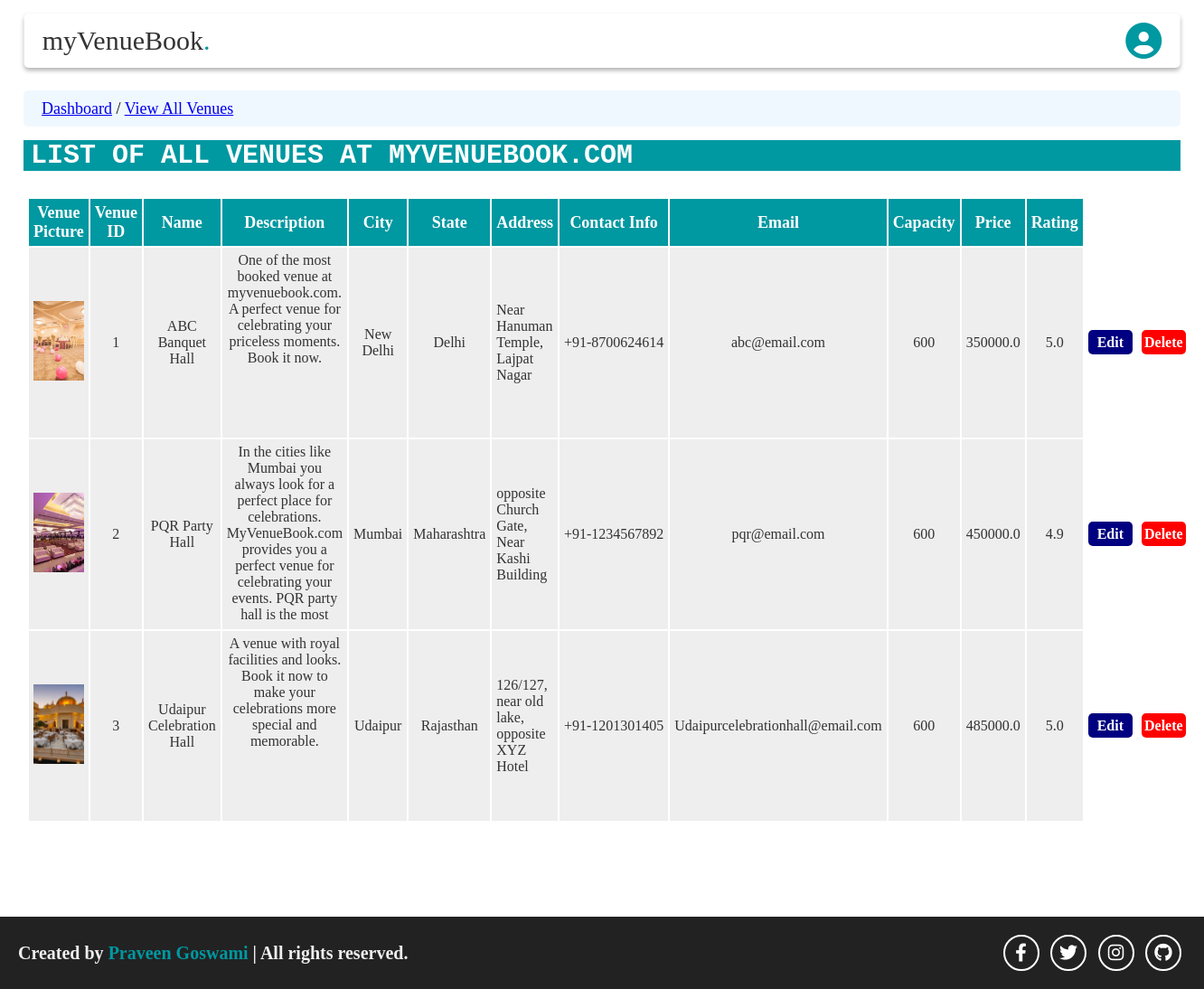
The page /administrator/viewallvenue/ (signed in) on the database its author committed.
### venue/models.py (models this page shows)
class venueTable(models.Model):
    venueId = models.AutoField(primary_key=True)
    venueName = models.CharField(max_length=100)
    venueDescription = models.TextField()
    venueCity = models.CharField(max_length=50)
    venueState = models.CharField(max_length=50)
    venueAddress = models.CharField(max_length=120)
    venueContactCountryCode = models.CharField(max_length=10, default='')
    venueContactNumber = models.CharField(max_length=20, default='')
    venueEmail = models.EmailField(max_length=100)
    venueCapacity = models.IntegerField()
    venueImage = models.ImageField(upload_to='media/', default='')
    venuePrice = models.FloatField()
    venueRating = models.FloatField()

### administrator/views.py (the view)
    def mod_someFunction(request):
        if 'adminUsername' in request.session.keys():
            return someFunction(request)
        else:
            return HttpResponseRedirect("http://localhost:8000/administrator/")

### administrator/views.py (called while the page is built)
def login_required_1(someFunction):
    def mod_someFunction(request):
        if 'adminUsername' in request.session.keys():
            return someFunction(request)
        else:
            return HttpResponseRedirect("http://localhost:8000/administrator/")
    return mod_someFunction

@login_required_1
def viewAllVenue(request):
    allVenues = venueModel.venueTable.objects.all()
    context = {'allvenues':allVenues}
    res = render(request,'administrator/viewAllVenue.html',context)
    return HttpResponse(res)

### templates/administrator/viewAllVenue.html (shortened to what this page needs)
<!DOCTYPE html>
{% extends 'administrator/adminMasterTemplate.html'%}
{% load static %}
    {% block CSS %}
        {{block.super}}
        <link rel="stylesheet" href="{% static 'css/administrator/viewAllVenue.css' %}">
    {% endblock CSS %}
    {% block home %}
    <section class="view-all-venue-home" id="home">
        <div class="navigator">
            <p><a href="http://localhost:8000/administrator/dashboard/">Dashboard</a> / <a href="#">View All Venues</a></p>
        </div>
        <div class="heading-container" >
            <h1 class="main-heading">List of All Venues at MyVenueBook.Com</h1>
        </div>
        <div class="venue-list-container">
            <table cellspacing="0" cellpadding="0">
                <tr class="table-heading">
                    <th>Venue Picture</th>
                    <th>Venue ID</th>
                    <th>Name</th>
                    <th>Description</th>
                    <th>City</th>
                    <th>State</th>
                    <th>Address</th>
                    <th>Contact Info</th>
                    <th>Email</th>
                    <th>Capacity</th>
                    <th>Price</th>
                    <th>Rating</th>
                </tr>
                {% for venue in allvenues %}
                <tr class="table-value">
                    <td id="venueimagecolumn"><img src="{{venue.venueImage.url}}"></td>
                    <td class="centeralign">{{venue.venueId}}</td>
                    <td class="centeralign">{{venue.venueName}}</td>
                    <td class="centeralign"><p id="venuedescription">{{venue.venueDescription}}</p></td>
                    <td class="centeralign">{{venue.venueCity}}</td>
                    <td class="centeralign">{{venue.venueState}}</td>
                    <td>{{venue.venueAddress}}</td>
                    <td class="centeralign">{{venue.venueContactCountryCode}}-{{venue.venueContactNumber}}</td>
                    <td class="centeralign">{{venue.venueEmail}}</td>
                    <td class="centeralign">{{venue.venueCapacity}}</td>
                    <td class="centeralign">{{venue.venuePrice}}</td>
                    <td class="centeralign">{{venue.venueRating}}</td>
                    <td class="centeralign button"><a id="editbutton" href="http://localhost:8000/administrator/editvenue/{{venue.venueId}}/">Edit</a></td>
                    <td class="centeralign button"><a id="deletebutton" onclick="return validate()" href="http://localhost:8000/administrator/deletevenue/{{venue.venueId}}/">Delete</a></td>
                </tr>
                {% endfor %}
            </table>
        </div>
    </section>
    {% endblock home %}

### static/css/administrator/adminMasterTemplate.css (style rules this page uses)
* { font-family: 'Times New Roman', Times, serif; padding: 0; margin: 0; box-sizing: border-box; text-decoration: none; text-transform: capitalize; }
html { overflow-x: hidden; font-size: 62.5%; }

### static/css/administrator/viewAllVenue.css (style rules this page uses)
* { text-transform: none; }
.view-all-venue-home { min-height: 100vh; display: flex; align-items: center; flex-direction: column; position: relative; padding:10rem 2.6rem; background: #fff; }
.view-all-venue-home .navigator { background-color: aliceblue; height:4rem; width:100%; border-radius: .5rem; display: flex; align-items: center; padding-left:2rem; }
.view-all-venue-home .navigator p { font-size:1.8rem; }
.view-all-venue-home .navigator p a { text-decoration: underline; font-family:'Times New Roman', Times, serif; }
.view-all-venue-home .heading-container { width:100%; }
.view-all-venue-home .main-heading { background-color: #0098a1; color:#fff; width:100%; text-transform: uppercase; font-family: 'Courier New', Courier, monospace; font-size:3rem; padding:0rem 0.8rem; margin-top: 1.5rem; }
.view-all-venue-home .venue-list-container { width:100%; margin-top:2.5rem; }
.view-all-venue-home .venue-list-container table { width:100%; padding:.5rem; }
.view-all-venue-home .venue-list-container table .table-heading th { background: #0098a1; border:.1px solid #fff; padding:.5rem; font-size:1.8rem; color:#fff; font-weight: bold; }
.view-all-venue-home .venue-list-container table .table-value td { background:#eee; border:.1px solid #fff; padding:.5rem; font-size:1.6rem; color:#333; }
.view-all-venue-home .venue-list-container table .table-value .centeralign { text-align: center; }
.view-all-venue-home .venue-list-container table .table-value .button { background: none; border:none; width:5%; }
.view-all-venue-home .venue-list-container table .table-value #editbutton { background: navy; color:#fff; padding:.5rem 1rem; border-radius:.5rem; font-weight:bold; }
.view-all-venue-home .venue-list-container table .table-value #deletebutton { background:red; color:#fff; padding:.5rem .3rem; width:100%; border-radius:.5rem; font-weight:bold; }
#venueimagecolumn { width:15%; height:10rem; }
#venueimagecolumn img { width:100%; height:100%; object-fit:cover; }
#venuedescription { height:20rem; overflow: scroll; }

### rows shown on the page
venueTable: venueImage (picture), venueId "1", venueName "ABC Banquet Hall", venueDescription "One of the most booked venue at myvenuebook.com. A perfect venue for celebrating your priceless moments. Book it now.", venueCity "New Delhi", venueState "Delhi", venueAddress "Near Hanuman Temple, Lajpat Nagar", venueContactCountryCode "+91", venueContactNumber "8700624614", venueEmail "abc@email.com", venueCapacity "600", venuePrice "350000.0", venueRating "5.0"
venueTable: venueImage (picture), venueId "2", venueName "PQR Party Hall", venueDescription "In the cities like Mumbai you always look for a perfect place for celebrations. MyVenueBook.com provides you a perfect venue for celebrating your events. PQR party hall is the most…", venueCity "Mumbai", venueState "Maharashtra", venueAddress "opposite Church Gate, Near Kashi Building", venueContactCountryCode "+91", venueContactNumber "1234567892", venueEmail "pqr@email.com", venueCapacity "600", venuePrice "450000.0", venueRating "4.9"
venueTable: venueImage (picture), venueId "3", venueName "Udaipur Celebration Hall", venueDescription "A venue with royal facilities and looks. Book it now to make your celebrations more special and memorable.", venueCity "Udaipur", venueState "Rajasthan", venueAddress "126/127, near old lake, opposite XYZ Hotel", venueContactCountryCode "+91", venueContactNumber "1201301405", venueEmail "Udaipurcelebrationhall@email.com", venueCapacity "600", venuePrice "485000.0", venueRating "5.0"
